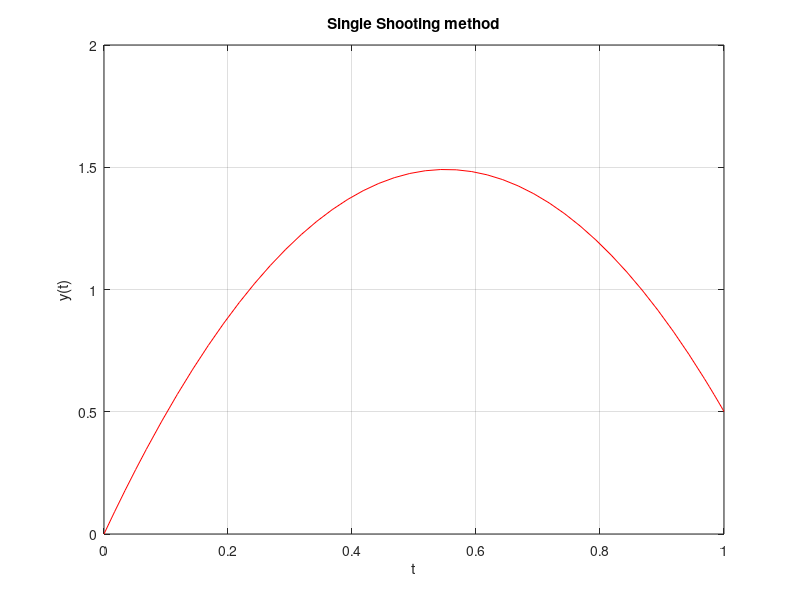

MATLAB code for this plot:
clc;
clear all;
close all;
g = 9.81;
c = 0.4;
rho = 1.2;
A = 0.09;
k = 0.5*c*rho*A;
m = 3;

vl = 0;                                 %Initial Val x1
diff = 0.5;                             %Final Value ?
G(1) = 10;                              %First guess for NR Method
G(2) = 20;                              %Second guess for NR Method
f = @(t,y) [y(2); -g-(((k/m)*y(1)^2))];      % 1st order ODEs
g = @(x) (x-diff);                      % Deviation from the required Final Value

[t,y] = ode45(f,[0 5],[vl; G(1)]);     % first time step
x(1) = y(end,1);                        %Temporary final value obtained at the first time step

i=2;
while(abs(g(x(i-1)))>0.001)
    [t,y] = ode45(f,[0 1],[vl; G(i)]); % remaining time_step
    x(i) = y(end,1);                    %Temporary final values
    G(i+1) = G(i)-g(x(i))*((G(i)-G(i-1))/(g(x(i))-g(x(i-1)))); % newton method
    i=i+1;
end

fprintf('The loop runs for %d times until the target is reached\n', i);

plot (t,y(:,1),'r')
title('Single Shooting method')
xlabel('t')
ylabel('y(t)')
grid on
